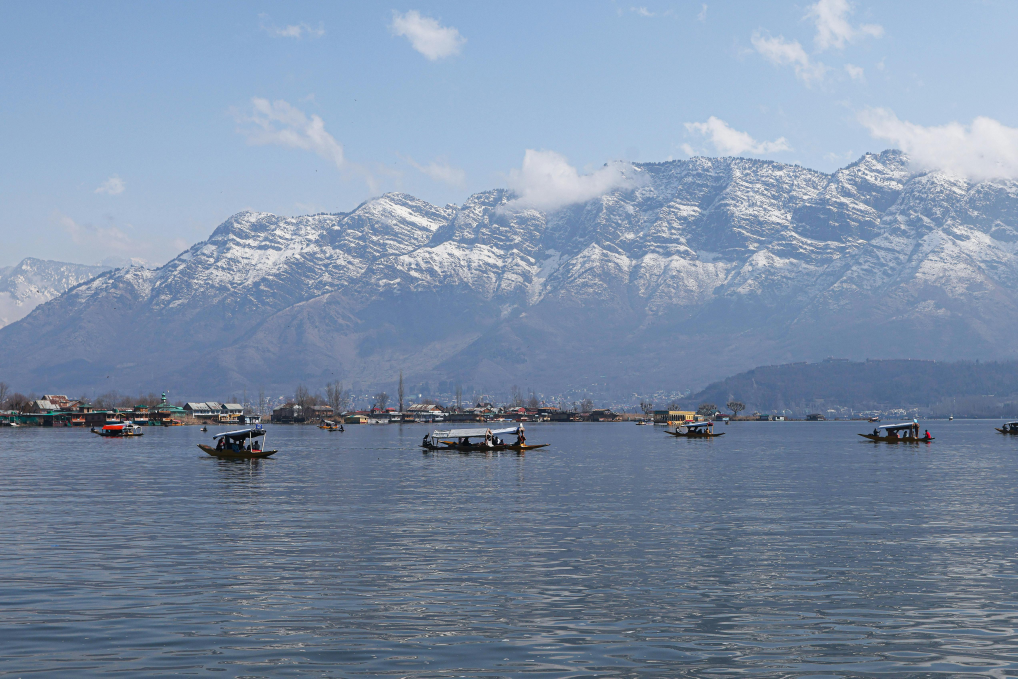
#> input picture image.jpg, 5088 x 3392 px, given in place of the camera (shown at 1/5 size)
$ python 04_a.py
#> lines starting #> are read from the running program, lines starting #| are printed output that depends on the picture
import cv2

cap = cv2.VideoCapture(0)

while True:
    ret, frame = cap.read()
#> frame is the input picture: shape (3392, 5088, 3); mean B, G, R 166.2, 142.6, 125

    rotated = cv2.rotate(frame, cv2.ROTATE_180)
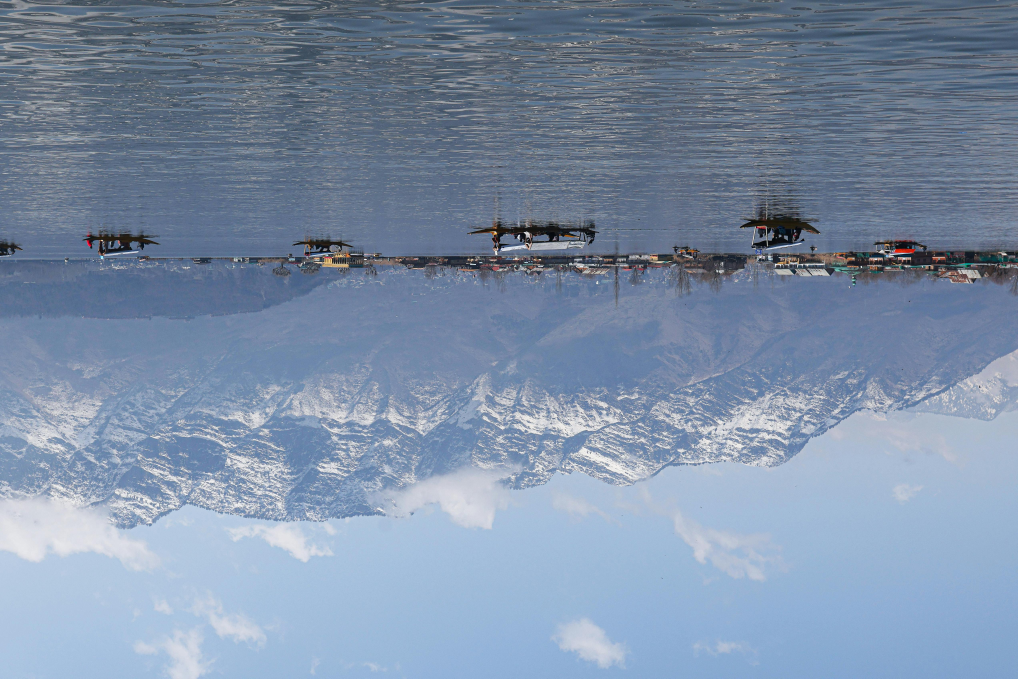
#> rotated: shape (3392, 5088, 3) (shown at 1/5 size); mean B, G, R 166.2, 142.6, 125

    h, w = rotated.shape[:2]
#> h = 3392; w = 5088

    resized = cv2.resize(rotated, (w//2, h//2))

    gray = cv2.cvtColor(resized, cv2.COLOR_BGR2GRAY)
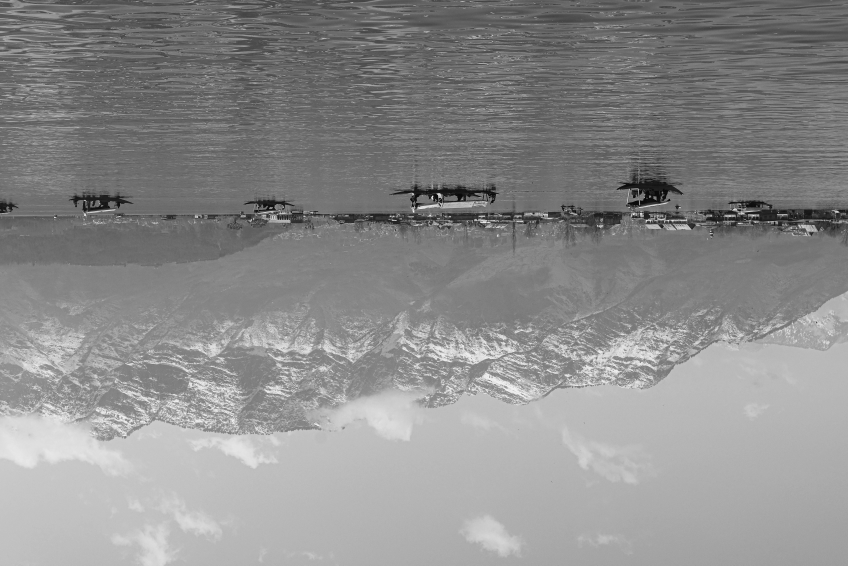
#> gray: shape (1696, 2544) (shown at 1/3 size); min 2, max 254, mean 140.1

    cv2.imshow("Gray Half Size", gray)

    if cv2.waitKey(1)==27:
#> (key Esc is pressed here)
        break

cap.release()
cv2.destroyAllWindows()
